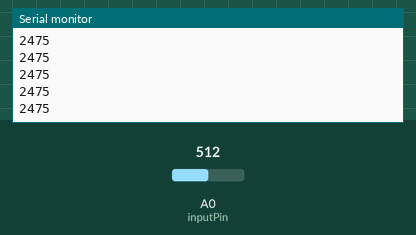
The sketch below on a simulated Arduino Uno, built with avr-gcc and run on an emulated ATmega328P. Parts: the last lines printed to the serial monitor. The test bench sets the inputs (shaded band); at power-on: A0 (inputPin) = 512.

Above: at 1.2 s.
1.3 s: A0 (inputPin) set to 716
At 2.2 s:
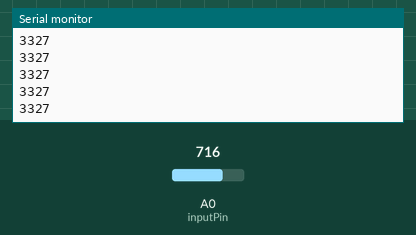
2.8 s: A0 (inputPin) set to 900
At 3.4 s:
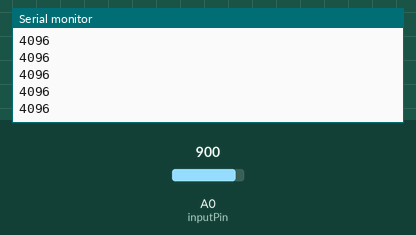
Timing chart, 0 to 5.8 s (numbered marks = the images above; inputs shaded):
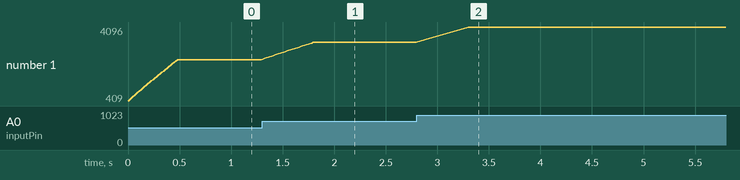

The sketch:

devicemodule_M1.ino
```cpp
/*    Arduino Long Range Wireless Communication using HC-12
                      Example 01
   by Dejan Nedelkovski, www.HowToMechatronics.com
*/
#include <SoftwareSerial.h>
   double dist;
   String output;
const int numReadings = 30;

int readings[numReadings];      // the readings from the analog input
int readIndex = 0;              // the index of the current reading
int total = 0;                  // the running total
double average = 0;                // the average
int adjustedAvg = 0;
int inputPin = A0;
SoftwareSerial HC12(10, 11); // HC-12 TX Pin, HC-12 RX Pin
void setup() {
  Serial.begin(9600);             // Serial port to computer
  HC12.begin(9600);               // Serial port to HC12
  for (int thisReading = 0; thisReading < numReadings; thisReading++) {
    readings[thisReading] = 0;
  }
}
void loop() {
      // If Serial monitor has data
   // Send that data to HC-12
   /*dist = (analogRead(0)+102)/23.5;
   if(analogRead(0) == 1023){
    dist = 0;
   }


    Serial.print(dist);
    Serial.println(" centimeters");
    */
    // subtract the last reading:
  total = total - readings[readIndex];
  // read from the sensor:
  readings[readIndex] = analogRead(inputPin);
  // add the reading to the total:
  total = total + readings[readIndex];
  // advance to the next position in the array:
  readIndex = readIndex + 1;

  // if we're at the end of the array...
  if (readIndex >= numReadings) {
    // ...wrap around to the beginning:
    readIndex = 0;
  }

  // calculate the average:
  average = total / numReadings;

  //modify the average to be scaled


  average = (average+81)/23.95;
  if(average > 45){
    average = 0;
  }
  // send it to the computer as ASCII digits
 adjustedAvg = (int)(average*100);
  Serial.println(adjustedAvg);
  HC12.println(adjustedAvg);
  delay(10);        // delay in between reads for stability

   /* for(int i = 0; i<1024; i++){
        delay(100);

     Serial.println(i);
     HC12.println(i);*/

}
/*public double getAverage();
  {
    double sum = 0;
    for(int i = 0; i<20; i++)
      {
        sum +=i;


      }
  }*/
```

Measured:
- after the input at 1.3 s, the serial monitor: prints a new line at once (image 1)
- after the input at 2.8 s, the serial monitor: prints a new line at once (image 2)
- plotted number 1: 2475 → 3327 after the input at 1.3 s, 3327 → 4096 after the input at 2.8 s
